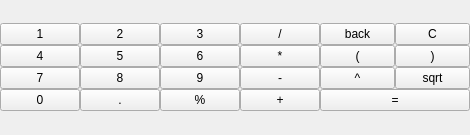
<?xml version="1.0" encoding="UTF-8"?>
<ui version="4.0">
 <class>BasicMode</class>
 <widget class="QWidget" name="BasicMode">
  <property name="geometry">
   <rect>
    <x>0</x>
    <y>0</y>
    <width>470</width>
    <height>135</height>
   </rect>
  </property>
  <property name="sizePolicy">
   <sizepolicy hsizetype="Preferred" vsizetype="Preferred">
    <horstretch>0</horstretch>
    <verstretch>0</verstretch>
   </sizepolicy>
  </property>
  <property name="windowTitle">
   <string>Form</string>
  </property>
  <layout class="QVBoxLayout" name="verticalLayout">
   <property name="spacing">
    <number>0</number>
   </property>
   <property name="sizeConstraint">
    <enum>QLayout::SetDefaultConstraint</enum>
   </property>
   <property name="leftMargin">
    <number>0</number>
   </property>
   <property name="topMargin">
    <number>0</number>
   </property>
   <property name="rightMargin">
    <number>0</number>
   </property>
   <property name="bottomMargin">
    <number>0</number>
   </property>
   <item>
    <layout class="QGridLayout" name="gridLayout">
     <property name="sizeConstraint">
      <enum>QLayout::SetDefaultConstraint</enum>
     </property>
     <property name="spacing">
      <number>0</number>
     </property>
     <item row="0" column="0">
      <widget class="QPushButton" name="pushButton">
       <property name="sizePolicy">
        <sizepolicy hsizetype="Minimum" vsizetype="Fixed">
         <horstretch>0</horstretch>
         <verstretch>0</verstretch>
        </sizepolicy>
       </property>
       <property name="minimumSize">
        <size>
         <width>40</width>
         <height>0</height>
        </size>
       </property>
       <property name="baseSize">
        <size>
         <width>0</width>
         <height>0</height>
        </size>
       </property>
       <property name="text">
        <string>1</string>
       </property>
      </widget>
     </item>
     <item row="0" column="1">
      <widget class="QPushButton" name="pushButton_2">
       <property name="sizePolicy">
        <sizepolicy hsizetype="Minimum" vsizetype="Fixed">
         <horstretch>0</horstretch>
         <verstretch>0</verstretch>
        </sizepolicy>
       </property>
       <property name="minimumSize">
        <size>
         <width>40</width>
         <height>0</height>
        </size>
       </property>
       <property name="baseSize">
        <size>
         <width>0</width>
         <height>0</height>
        </size>
       </property>
       <property name="text">
        <string>2</string>
       </property>
      </widget>
     </item>
     <item row="0" column="2">
      <widget class="QPushButton" name="pushButton_3">
       <property name="sizePolicy">
        <sizepolicy hsizetype="Minimum" vsizetype="Fixed">
         <horstretch>0</horstretch>
         <verstretch>0</verstretch>
        </sizepolicy>
       </property>
       <property name="minimumSize">
        <size>
         <width>40</width>
         <height>0</height>
        </size>
       </property>
       <property name="baseSize">
        <size>
         <width>0</width>
         <height>0</height>
        </size>
       </property>
       <property name="text">
        <string>3</string>
       </property>
      </widget>
     </item>
     <item row="0" column="3">
      <widget class="QPushButton" name="divisionButton">
       <property name="sizePolicy">
        <sizepolicy hsizetype="Minimum" vsizetype="Fixed">
         <horstretch>0</horstretch>
         <verstretch>0</verstretch>
        </sizepolicy>
       </property>
       <property name="minimumSize">
        <size>
         <width>40</width>
         <height>0</height>
        </size>
       </property>
       <property name="baseSize">
        <size>
         <width>0</width>
         <height>0</height>
        </size>
       </property>
       <property name="text">
        <string>/</string>
       </property>
      </widget>
     </item>
     <item row="0" column="4">
      <widget class="QPushButton" name="backButton">
       <property name="sizePolicy">
        <sizepolicy hsizetype="Minimum" vsizetype="Fixed">
         <horstretch>0</horstretch>
         <verstretch>0</verstretch>
        </sizepolicy>
       </property>
       <property name="minimumSize">
        <size>
         <width>40</width>
         <height>0</height>
        </size>
       </property>
       <property name="baseSize">
        <size>
         <width>0</width>
         <height>0</height>
        </size>
       </property>
       <property name="text">
        <string>back</string>
       </property>
      </widget>
     </item>
     <item row="0" column="5">
      <widget class="QPushButton" name="clearButton">
       <property name="sizePolicy">
        <sizepolicy hsizetype="Minimum" vsizetype="Fixed">
         <horstretch>0</horstretch>
         <verstretch>0</verstretch>
        </sizepolicy>
       </property>
       <property name="minimumSize">
        <size>
         <width>40</width>
         <height>0</height>
        </size>
       </property>
       <property name="baseSize">
        <size>
         <width>0</width>
         <height>0</height>
        </size>
       </property>
       <property name="text">
        <string>C</string>
       </property>
      </widget>
     </item>
     <item row="1" column="0">
      <widget class="QPushButton" name="pushButton_4">
       <property name="sizePolicy">
        <sizepolicy hsizetype="Minimum" vsizetype="Fixed">
         <horstretch>0</horstretch>
         <verstretch>0</verstretch>
        </sizepolicy>
       </property>
       <property name="minimumSize">
        <size>
         <width>40</width>
         <height>0</height>
        </size>
       </property>
       <property name="baseSize">
        <size>
         <width>0</width>
         <height>0</height>
        </size>
       </property>
       <property name="text">
        <string>4</string>
       </property>
      </widget>
     </item>
     <item row="1" column="1">
      <widget class="QPushButton" name="pushButton_5">
       <property name="sizePolicy">
        <sizepolicy hsizetype="Minimum" vsizetype="Fixed">
         <horstretch>0</horstretch>
         <verstretch>0</verstretch>
        </sizepolicy>
       </property>
       <property name="minimumSize">
        <size>
         <width>40</width>
         <height>0</height>
        </size>
       </property>
       <property name="baseSize">
        <size>
         <width>0</width>
         <height>0</height>
        </size>
       </property>
       <property name="text">
        <string>5</string>
       </property>
      </widget>
     </item>
     <item row="1" column="2">
      <widget class="QPushButton" name="pushButton_6">
       <property name="sizePolicy">
        <sizepolicy hsizetype="Minimum" vsizetype="Fixed">
         <horstretch>0</horstretch>
         <verstretch>0</verstretch>
        </sizepolicy>
       </property>
       <property name="minimumSize">
        <size>
         <width>40</width>
         <height>0</height>
        </size>
       </property>
       <property name="baseSize">
        <size>
         <width>0</width>
         <height>0</height>
        </size>
       </property>
       <property name="text">
        <string>6</string>
       </property>
      </widget>
     </item>
     <item row="1" column="3">
      <widget class="QPushButton" name="multiplicationButton">
       <property name="sizePolicy">
        <sizepolicy hsizetype="Minimum" vsizetype="Fixed">
         <horstretch>0</horstretch>
         <verstretch>0</verstretch>
        </sizepolicy>
       </property>
       <property name="minimumSize">
        <size>
         <width>40</width>
         <height>0</height>
        </size>
       </property>
       <property name="baseSize">
        <size>
         <width>0</width>
         <height>0</height>
        </size>
       </property>
       <property name="text">
        <string>*</string>
       </property>
      </widget>
     </item>
     <item row="1" column="4">
      <widget class="QPushButton" name="pushButton_11">
       <property name="sizePolicy">
        <sizepolicy hsizetype="Minimum" vsizetype="Fixed">
         <horstretch>0</horstretch>
         <verstretch>0</verstretch>
        </sizepolicy>
       </property>
       <property name="minimumSize">
        <size>
         <width>40</width>
         <height>0</height>
        </size>
       </property>
       <property name="baseSize">
        <size>
         <width>0</width>
         <height>0</height>
        </size>
       </property>
       <property name="text">
        <string>(</string>
       </property>
      </widget>
     </item>
     <item row="1" column="5">
      <widget class="QPushButton" name="pushButton_14">
       <property name="sizePolicy">
        <sizepolicy hsizetype="Minimum" vsizetype="Fixed">
         <horstretch>0</horstretch>
         <verstretch>0</verstretch>
        </sizepolicy>
       </property>
       <property name="minimumSize">
        <size>
         <width>40</width>
         <height>0</height>
        </size>
       </property>
       <property name="baseSize">
        <size>
         <width>0</width>
         <height>0</height>
        </size>
       </property>
       <property name="text">
        <string>)</string>
       </property>
      </widget>
     </item>
     <item row="2" column="0">
      <widget class="QPushButton" name="pushButton_7">
       <property name="sizePolicy">
        <sizepolicy hsizetype="Minimum" vsizetype="Fixed">
         <horstretch>0</horstretch>
         <verstretch>0</verstretch>
        </sizepolicy>
       </property>
       <property name="minimumSize">
        <size>
         <width>40</width>
         <height>0</height>
        </size>
       </property>
       <property name="baseSize">
        <size>
         <width>0</width>
         <height>0</height>
        </size>
       </property>
       <property name="text">
        <string>7</string>
       </property>
      </widget>
     </item>
     <item row="2" column="1">
      <widget class="QPushButton" name="pushButton_8">
       <property name="sizePolicy">
        <sizepolicy hsizetype="Minimum" vsizetype="Fixed">
         <horstretch>0</horstretch>
         <verstretch>0</verstretch>
        </sizepolicy>
       </property>
       <property name="minimumSize">
        <size>
         <width>40</width>
         <height>0</height>
        </size>
       </property>
       <property name="baseSize">
        <size>
         <width>0</width>
         <height>0</height>
        </size>
       </property>
       <property name="text">
        <string>8</string>
       </property>
      </widget>
     </item>
     <item row="2" column="2">
      <widget class="QPushButton" name="pushButton_9">
       <property name="sizePolicy">
        <sizepolicy hsizetype="Minimum" vsizetype="Fixed">
         <horstretch>0</horstretch>
         <verstretch>0</verstretch>
        </sizepolicy>
       </property>
       <property name="minimumSize">
        <size>
         <width>40</width>
         <height>0</height>
        </size>
       </property>
       <property name="baseSize">
        <size>
         <width>0</width>
         <height>0</height>
        </size>
       </property>
       <property name="text">
        <string>9</string>
       </property>
      </widget>
     </item>
     <item row="2" column="3">
      <widget class="QPushButton" name="pushButton_13">
       <property name="sizePolicy">
        <sizepolicy hsizetype="Minimum" vsizetype="Fixed">
         <horstretch>0</horstretch>
         <verstretch>0</verstretch>
        </sizepolicy>
       </property>
       <property name="minimumSize">
        <size>
         <width>40</width>
         <height>0</height>
        </size>
       </property>
       <property name="baseSize">
        <size>
         <width>0</width>
         <height>0</height>
        </size>
       </property>
       <property name="text">
        <string>-</string>
       </property>
      </widget>
     </item>
     <item row="2" column="4">
      <widget class="QPushButton" name="sqrButton">
       <property name="sizePolicy">
        <sizepolicy hsizetype="Minimum" vsizetype="Fixed">
         <horstretch>0</horstretch>
         <verstretch>0</verstretch>
        </sizepolicy>
       </property>
       <property name="minimumSize">
        <size>
         <width>40</width>
         <height>0</height>
        </size>
       </property>
       <property name="baseSize">
        <size>
         <width>0</width>
         <height>0</height>
        </size>
       </property>
       <property name="text">
        <string>^</string>
       </property>
      </widget>
     </item>
     <item row="2" column="5">
      <widget class="QPushButton" name="sqrtButton">
       <property name="sizePolicy">
        <sizepolicy hsizetype="Minimum" vsizetype="Fixed">
         <horstretch>0</horstretch>
         <verstretch>0</verstretch>
        </sizepolicy>
       </property>
       <property name="minimumSize">
        <size>
         <width>40</width>
         <height>0</height>
        </size>
       </property>
       <property name="baseSize">
        <size>
         <width>0</width>
         <height>0</height>
        </size>
       </property>
       <property name="text">
        <string>sqrt</string>
       </property>
      </widget>
     </item>
     <item row="3" column="0">
      <widget class="QPushButton" name="pushButton_10">
       <property name="sizePolicy">
        <sizepolicy hsizetype="Minimum" vsizetype="Fixed">
         <horstretch>0</horstretch>
         <verstretch>0</verstretch>
        </sizepolicy>
       </property>
       <property name="minimumSize">
        <size>
         <width>40</width>
         <height>0</height>
        </size>
       </property>
       <property name="baseSize">
        <size>
         <width>0</width>
         <height>0</height>
        </size>
       </property>
       <property name="text">
        <string>0</string>
       </property>
      </widget>
     </item>
     <item row="3" column="1">
      <widget class="QPushButton" name="pushButton_16">
       <property name="sizePolicy">
        <sizepolicy hsizetype="Minimum" vsizetype="Fixed">
         <horstretch>0</horstretch>
         <verstretch>0</verstretch>
        </sizepolicy>
       </property>
       <property name="minimumSize">
        <size>
         <width>40</width>
         <height>0</height>
        </size>
       </property>
       <property name="baseSize">
        <size>
         <width>0</width>
         <height>0</height>
        </size>
       </property>
       <property name="text">
        <string>.</string>
       </property>
      </widget>
     </item>
     <item row="3" column="2">
      <widget class="QPushButton" name="percentButton">
       <property name="sizePolicy">
        <sizepolicy hsizetype="Minimum" vsizetype="Fixed">
         <horstretch>0</horstretch>
         <verstretch>0</verstretch>
        </sizepolicy>
       </property>
       <property name="minimumSize">
        <size>
         <width>40</width>
         <height>0</height>
        </size>
       </property>
       <property name="baseSize">
        <size>
         <width>0</width>
         <height>0</height>
        </size>
       </property>
       <property name="text">
        <string>%</string>
       </property>
      </widget>
     </item>
     <item row="3" column="3">
      <widget class="QPushButton" name="pushButton_12">
       <property name="sizePolicy">
        <sizepolicy hsizetype="Minimum" vsizetype="Fixed">
         <horstretch>0</horstretch>
         <verstretch>0</verstretch>
        </sizepolicy>
       </property>
       <property name="minimumSize">
        <size>
         <width>40</width>
         <height>0</height>
        </size>
       </property>
       <property name="baseSize">
        <size>
         <width>0</width>
         <height>0</height>
        </size>
       </property>
       <property name="text">
        <string>+</string>
       </property>
      </widget>
     </item>
     <item row="3" column="4" colspan="2">
      <widget class="QPushButton" name="equalButton">
       <property name="sizePolicy">
        <sizepolicy hsizetype="Minimum" vsizetype="Fixed">
         <horstretch>2</horstretch>
         <verstretch>0</verstretch>
        </sizepolicy>
       </property>
       <property name="minimumSize">
        <size>
         <width>40</width>
         <height>0</height>
        </size>
       </property>
       <property name="baseSize">
        <size>
         <width>0</width>
         <height>0</height>
        </size>
       </property>
       <property name="text">
        <string>=</string>
       </property>
      </widget>
     </item>
    </layout>
   </item>
  </layout>
 </widget>
 <resources/>
 <connections/>
</ui>
